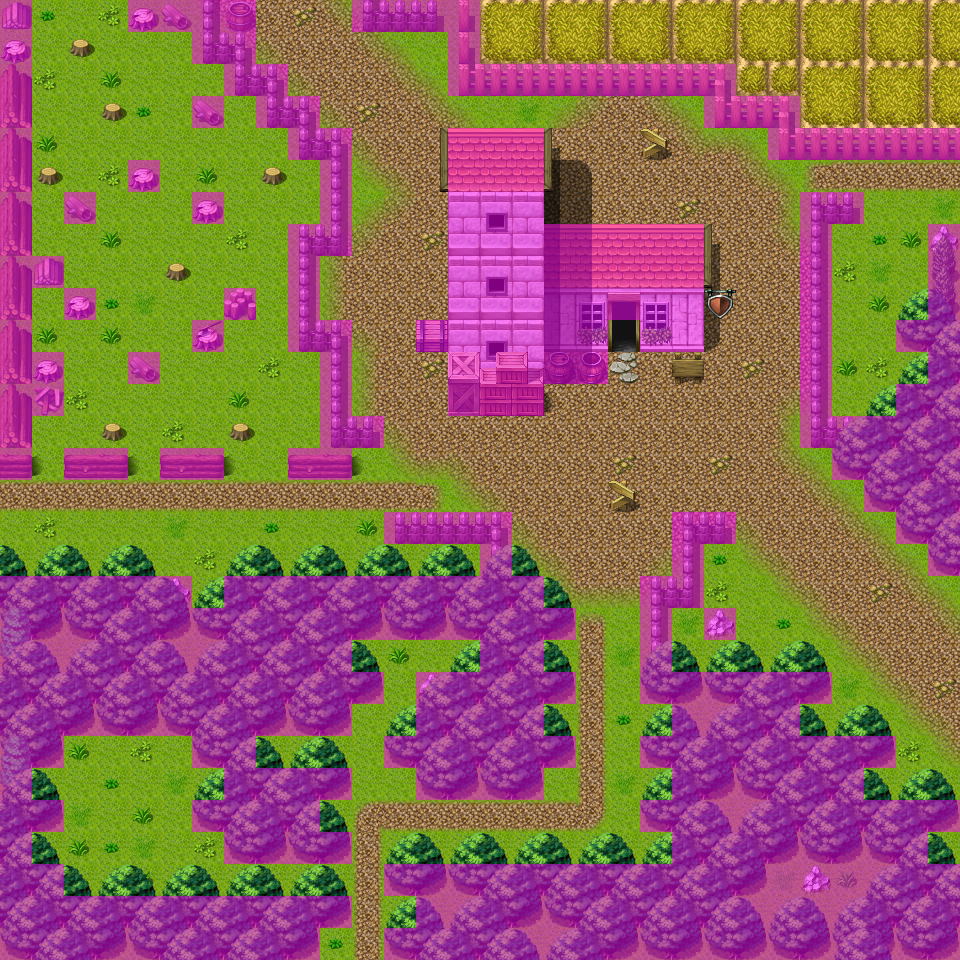

This is a level from a 2D game, rendered from its Tiled map with the project's own tilesets. A one-line summary and the map file follow, with tile-layer data summarised:
An orthogonal 30x30 tile map with 32x32 px tiles, 4 tile layers (Ground, Objects, Above, Walkable), 40 tilesets and 21 objects (9x mapchange, 9x spawn, 3x sign).

<map version="1.0" orientation="orthogonal" width="30" height="30" tilewidth="32" tileheight="32">
 <properties>
  <property name="outside" value="1" />
 </properties>
 <tileset firstgid="1" name="map_bed_1" tilewidth="32" tileheight="32">
  <image source="../drawable/map_bed_1.png" width="512" height="256" />
 </tileset>
 <tileset firstgid="129" name="map_border_1" tilewidth="32" tileheight="32">
  <image source="../drawable/map_border_1.png" width="512" height="256" />
 </tileset>
 <tileset firstgid="257" name="map_bridge_1" tilewidth="32" tileheight="32">
  <image source="../drawable/map_bridge_1.png" width="512" height="256" />
 </tileset>
 <tileset firstgid="385" name="map_broken_1" tilewidth="32" tileheight="32">
  <image source="../drawable/map_broken_1.png" width="512" height="256" />
 </tileset>
 <tileset firstgid="513" name="map_cavewall_1" tilewidth="32" tileheight="32">
  <image source="../drawable/map_cavewall_1.png" width="576" height="192" />
 </tileset>
 <tileset firstgid="621" name="map_cavewall_2" tilewidth="32" tileheight="32">
  <image source="../drawable/map_cavewall_2.png" width="576" height="192" />
 </tileset>
 <tileset firstgid="729" name="map_cavewall_3" tilewidth="32" tileheight="32">
  <image source="../drawable/map_cavewall_3.png" width="576" height="192" />
 </tileset>
 <tileset firstgid="837" name="map_chair_table_1" tilewidth="32" tileheight="32">
  <image source="../drawable/map_chair_table_1.png" width="512" height="256" />
 </tileset>
 <tileset firstgid="965" name="map_crate_1" tilewidth="32" tileheight="32">
  <image source="../drawable/map_crate_1.png" width="512" height="256" />
 </tileset>
 <tileset firstgid="1093" name="map_cupboard_1" tilewidth="32" tileheight="32">
  <image source="../drawable/map_cupboard_1.png" width="512" height="256" />
 </tileset>
 <tileset firstgid="1221" name="map_curtain_1" tilewidth="32" tileheight="32">
  <image source="../drawable/map_curtain_1.png" width="512" height="256" />
 </tileset>
 <tileset firstgid="1349" name="map_entrance_1" tilewidth="32" tileheight="32">
  <image source="../drawable/map_entrance_1.png" width="512" height="256" />
 </tileset>
 <tileset firstgid="1477" name="map_fence_1" tilewidth="32" tileheight="32">
  <image source="../drawable/map_fence_1.png" width="512" height="256" />
 </tileset>
 <tileset firstgid="1605" name="map_fence_2" tilewidth="32" tileheight="32">
  <image source="../drawable/map_fence_2.png" width="512" height="256" />
 </tileset>
 <tileset firstgid="1733" name="map_ground_1" tilewidth="32" tileheight="32">
  <image source="../drawable/map_ground_1.png" width="512" height="256" />
 </tileset>
 <tileset firstgid="1861" name="map_ground_2" tilewidth="32" tileheight="32">
  <image source="../drawable/map_ground_2.png" width="512" height="256" />
 </tileset>
 <tileset firstgid="1989" name="map_ground_3" tilewidth="32" tileheight="32">
  <image source="../drawable/map_ground_3.png" width="512" height="256" />
 </tileset>
 <tileset firstgid="2117" name="map_ground_4" tilewidth="32" tileheight="32">
  <image source="../drawable/map_ground_4.png" width="512" height="256" />
 </tileset>
 <tileset firstgid="2245" name="map_ground_5" tilewidth="32" tileheight="32">
  <image source="../drawable/map_ground_5.png" width="512" height="256" />
 </tileset>
 <tileset firstgid="2373" name="map_ground_6" tilewidth="32" tileheight="32">
  <image source="../drawable/map_ground_6.png" width="512" height="256" />
 </tileset>
 <tileset firstgid="2501" name="map_ground_7" tilewidth="32" tileheight="32">
  <image source="../drawable/map_ground_7.png" width="512" height="256" />
 </tileset>
 <tileset firstgid="2629" name="map_ground_8" tilewidth="32" tileheight="32">
  <image source="../drawable/map_ground_8.png" width="512" height="256" />
 </tileset>
 <tileset firstgid="2757" name="map_indoor_1" tilewidth="32" tileheight="32">
  <image source="../drawable/map_indoor_1.png" width="512" height="256" />
 </tileset>
 <tileset firstgid="2885" name="map_kitchen_1" tilewidth="32" tileheight="32">
  <image source="../drawable/map_kitchen_1.png" width="512" height="256" />
 </tileset>
 <tileset firstgid="3013" name="map_outdoor_1" tilewidth="32" tileheight="32">
  <image source="../drawable/map_outdoor_1.png" width="512" height="256" />
 </tileset>
 <tileset firstgid="3141" name="map_pillar_1" tilewidth="32" tileheight="32">
  <image source="../drawable/map_pillar_1.png" width="512" height="256" />
 </tileset>
 <tileset firstgid="3269" name="map_plant_1" tilewidth="32" tileheight="32">
  <image source="../drawable/map_plant_1.png" width="512" height="256" />
 </tileset>
 <tileset firstgid="3397" name="map_rock_1" tilewidth="32" tileheight="32">
  <image source="../drawable/map_rock_1.png" width="512" height="256" />
 </tileset>
 <tileset firstgid="3525" name="map_roof_1" tilewidth="32" tileheight="32">
  <image source="../drawable/map_roof_1.png" width="512" height="256" />
 </tileset>
 <tileset firstgid="3653" name="map_roof_2" tilewidth="32" tileheight="32">
  <image source="../drawable/map_roof_2.png" width="512" height="256" />
 </tileset>
 <tileset firstgid="3781" name="map_shop_1" tilewidth="32" tileheight="32">
  <image source="../drawable/map_shop_1.png" width="512" height="256" />
 </tileset>
 <tileset firstgid="3909" name="map_sign_ladder_1" tilewidth="32" tileheight="32">
  <image source="../drawable/map_sign_ladder_1.png" width="512" height="256" />
 </tileset>
 <tileset firstgid="4037" name="map_table_1" tilewidth="32" tileheight="32">
  <image source="../drawable/map_table_1.png" width="512" height="256" />
 </tileset>
 <tileset firstgid="4165" name="map_trail_1" tilewidth="32" tileheight="32">
  <image source="../drawable/map_trail_1.png" width="512" height="256" />
 </tileset>
 <tileset firstgid="4293" name="map_tree_1" tilewidth="32" tileheight="32">
  <image source="../drawable/map_tree_1.png" width="512" height="256" />
 </tileset>
 <tileset firstgid="4421" name="map_wall_1" tilewidth="32" tileheight="32">
  <image source="../drawable/map_wall_1.png" width="512" height="256" />
 </tileset>
 <tileset firstgid="4549" name="map_wall_2" tilewidth="32" tileheight="32">
  <image source="../drawable/map_wall_2.png" width="480" height="256" />
 </tileset>
 <tileset firstgid="4669" name="map_wall_3" tilewidth="32" tileheight="32">
  <image source="../drawable/map_wall_3.png" width="480" height="256" />
 </tileset>
 <tileset firstgid="4789" name="map_window_1" tilewidth="32" tileheight="32">
  <image source="../drawable/map_window_1.png" width="512" height="256" />
 </tileset>
 <tileset firstgid="4917" name="map_window_2" tilewidth="32" tileheight="32">
  <image source="../drawable/map_window_2.png" width="512" height="256" />
 </tileset>
 <layer name="Ground" width="30" height="30">
  <data>[900 cells, 900 non-empty, 16 distinct tile ids]</data>
 </layer>
 <layer name="Objects" width="30" height="30">
  <data>[900 cells, 441 non-empty, 71 distinct tile ids]</data>
 </layer>
 <layer name="Above" width="30" height="30">
  <data>[900 cells, 138 non-empty, 22 distinct tile ids]</data>
 </layer>
 <layer name="Walkable" width="30" height="30">
  <data>[900 cells, 399 non-empty, 1 distinct tile ids]</data>
 </layer>
 <objectgroup name="Mapevents" width="30" height="30">
  <!-- 12 objects omitted --></objectgroup>
 <objectgroup name="Spawn uniques" width="30" height="30">
  <!-- 5 objects omitted --></objectgroup>
 <objectgroup name="Spawn monsters" width="30" height="30">
  <!-- 4 objects omitted --></objectgroup>
 <objectgroup name="Keys" width="30" height="30" visible="0" />
</map>
<!-- 21 of 21 objects omitted -->
